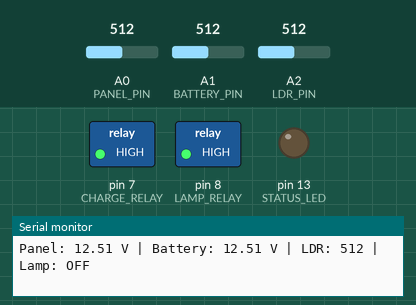
This sketch was run on a simulated Arduino Uno, built with avr-gcc and run on an emulated ATmega328P. On the bench: switched loads named in the sketch (green lamp = pin HIGH), output pins drawn as LEDs (lit = HIGH), the last lines printed to the serial monitor. The test bench sets the inputs (shaded band); at power-on: A1 (BATTERY_PIN) = 512, A2 (LDR_PIN) = 512, A0 (PANEL_PIN) = 512.

Above: at 1.8 s.
1.9 s: A1 (BATTERY_PIN) set to 504
At 3.2 s:
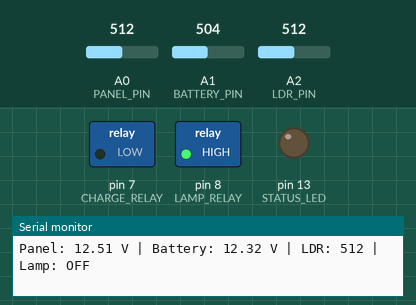
3.5 s: A2 (LDR_PIN) set to 407
5.2 s: A2 (LDR_PIN) set to 383
At 7.2 s:
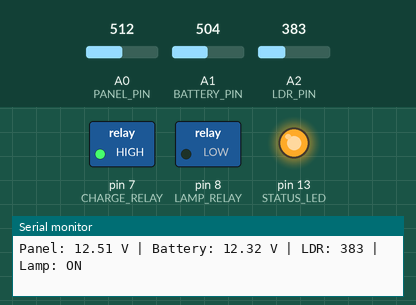
7.5 s: A1 (BATTERY_PIN) set to 460
9.2 s: A1 (BATTERY_PIN) set to 441
At 10.5 s:
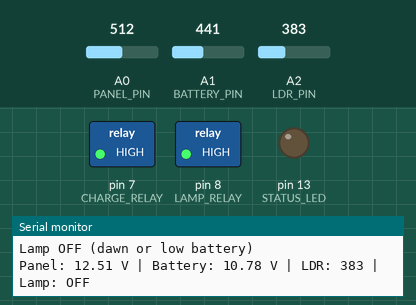
11.6 s: A1 (BATTERY_PIN) set to 510
At 13.6 s:
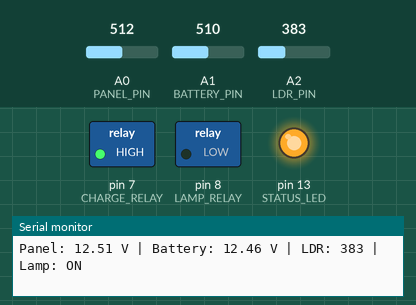
Timing chart, 0 to 14.6 s (numbered marks = the images above; inputs shaded):
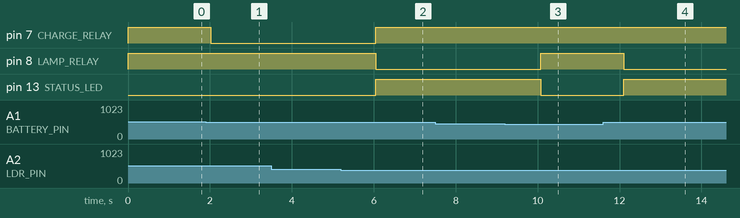

Measured:
- the behaviour switches between 512 and 511 on A1 (BATTERY_PIN) (found by bisection; images 0 and 1)
- the behaviour switches between 400 and 399 on A2 (LDR_PIN) (found by bisection; images 1 and 2)
- the behaviour switches between 451 and 450 on A1 (BATTERY_PIN) (found by bisection; images 2 and 3)
- after the input at 1.9 s, pin 7 (CHARGE_RELAY): HIGH → LOW after 0.12 s
- after the input at 5.2 s, pin 7 (CHARGE_RELAY), pin 13 (STATUS_LED): LOW → HIGH after 0.85 s; pin 8 (LAMP_RELAY): HIGH → LOW after 0.85 s
- after the input at 9.2 s, pin 8 (LAMP_RELAY): LOW → HIGH after 0.87 s; pin 13 (STATUS_LED): HIGH → LOW after 0.87 s
- after the input at 11.6 s, pin 8 (LAMP_RELAY): HIGH → LOW after 0.50 s; pin 13 (STATUS_LED): LOW → HIGH after 0.50 s

The sketch:

solar-street-light.ino
```cpp
/*
  Solar Street Light
  ------------------
  Solar panel charges a 12 V battery during the day. An LDR
  senses dusk; at night the relay turns the LED lamp ON, and
  at dawn it turns it OFF again. Relays are OFF on startup
  (safe default).

  Wiring:
    Panel divider  : panel+ - 30k - A0 - 7.5k - GND
    Battery divider: batt+  - 30k - A1 - 7.5k - GND
    LDR divider    : 5V - LDR - A2 - 10k resistor - GND
    Charge relay   : D7 (active LOW, panel to battery)
    Lamp relay     : D8 (active LOW, battery to LED lamp)
*/

// ---- Pin definitions ----
const int PANEL_PIN       = A0;  // Solar panel voltage divider
const int BATTERY_PIN     = A1;  // Battery voltage divider
const int LDR_PIN         = A2;  // LDR voltage divider
const int CHARGE_RELAY    = 7;   // Charge relay (active LOW)
const int LAMP_RELAY      = 8;   // Lamp relay (active LOW)
const int STATUS_LED      = 13;  // Built-in / status LED

// ---- Calibration / thresholds ----
const float DIVIDER_RATIO = 5.0;  // (30k + 7.5k) / 7.5k
const float ADC_REF       = 5.0;  // Arduino ADC reference (V)

const float FULL_VOLTAGE    = 14.4;  // Stop charging at this voltage
const float RESUME_VOLTAGE  = 13.0;  // Resume charging below this
const float LOW_BATT_CUTOFF = 11.0;  // Lamp OFF to protect battery

// LDR readings (0-1023). Light ON below DUSK, OFF above DAWN.
const int DUSK_THRESHOLD = 400;
const int DAWN_THRESHOLD = 500;

bool charging = false;
bool lampOn   = false;

float readVoltage(int pin) {
  int raw = analogRead(pin);
  return (raw * ADC_REF / 1023.0) * DIVIDER_RATIO;
}

void setup() {
  pinMode(CHARGE_RELAY, OUTPUT);
  pinMode(LAMP_RELAY, OUTPUT);
  pinMode(STATUS_LED, OUTPUT);

  // Safe defaults: both relays OFF on startup.
  digitalWrite(CHARGE_RELAY, HIGH);  // HIGH = relay OFF (active LOW)
  digitalWrite(LAMP_RELAY, HIGH);
  digitalWrite(STATUS_LED, LOW);

  Serial.begin(9600);
  Serial.println("Solar Street Light ready.");
}

void loop() {
  float panelVoltage   = readVoltage(PANEL_PIN);
  float batteryVoltage = readVoltage(BATTERY_PIN);
  int   ldrValue       = analogRead(LDR_PIN);
  bool  isDay          = ldrValue > DAWN_THRESHOLD;
  bool  isNight        = ldrValue < DUSK_THRESHOLD;

  // Daytime charging, with full-charge hysteresis.
  if (isDay && !charging && batteryVoltage < RESUME_VOLTAGE &&
      panelVoltage > batteryVoltage) {
    charging = true;
    digitalWrite(CHARGE_RELAY, LOW);  // LOW = relay ON (charging)
    Serial.println("Daytime - charging ON");
  } else if (charging && (batteryVoltage >= FULL_VOLTAGE || isNight)) {
    charging = false;
    digitalWrite(CHARGE_RELAY, HIGH);
    Serial.println("Charging OFF");
  }

  // Night-time lamp, with low-battery protection.
  if (isNight && !lampOn && batteryVoltage > LOW_BATT_CUTOFF) {
    lampOn = true;
    digitalWrite(LAMP_RELAY, LOW);  // LOW = relay ON (lamp on)
    digitalWrite(STATUS_LED, HIGH);
    Serial.println("Dusk - lamp ON");
  } else if (lampOn && (isDay || batteryVoltage <= LOW_BATT_CUTOFF)) {
    lampOn = false;
    digitalWrite(LAMP_RELAY, HIGH);
    digitalWrite(STATUS_LED, LOW);
    Serial.println("Lamp OFF (dawn or low battery)");
  }

  Serial.print("Panel: ");
  Serial.print(panelVoltage, 2);
  Serial.print(" V | Battery: ");
  Serial.print(batteryVoltage, 2);
  Serial.print(" V | LDR: ");
  Serial.print(ldrValue);
  Serial.print(" | Lamp: ");
  Serial.println(lampOn ? "ON" : "OFF");

  delay(1000);
}
```
